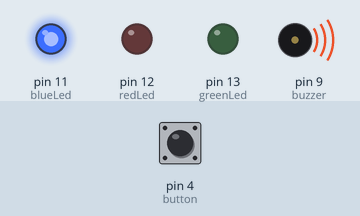
Simulated run of this sketch. Board: Arduino Uno, built with avr-gcc and run on an emulated ATmega328P. Parts: output pins drawn as LEDs (lit = HIGH), buzzer (waves = sounding, pin HIGH). The inputs (shaded band) are chosen by the test bench; at power-on: pin 4 (button) HIGH.

Above: at 0.1 s.
At 15.6 s:
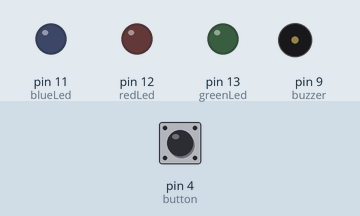
At 31.1 s:
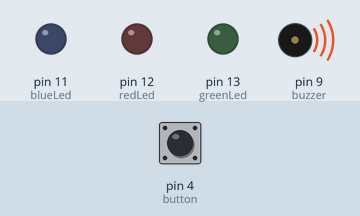
At 62.6 s:
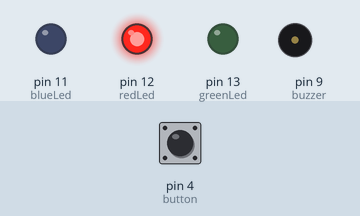
Timing chart, 0 to 64.1 s (numbered marks = the images above):
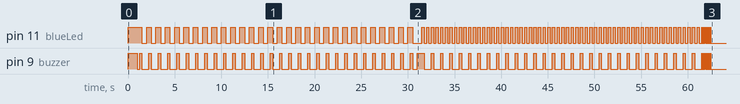

The sketch:

MotionSensor.ino
```cpp
/*
 *  AUTHOR: Domonkos Lakics
 *  Last modified: 2024. 12. 28.
 *  DESCRIPTION:
    This program is for a motion sensor.
    If the sensor detects movement, a green light flashes with a buzzer sound.
    You can turn it on and off by pressing the button.

*/

int redLed = 12;    // LED on Pin 11 of Arduino, feedback for ON/OFF state, the led shines when sensor is OFF.
int greenLed = 13;  // LED on Pin 13 of Arduino, feedback for motion sensor, shines when movement is detected
int blueLed = 11;   // LED on Pin 11 of Arduino, feedback for booting, flashes until booting is done
int buzzer = 9;     // Buzzer on Pin 9 of Arduino, audio feedback on everything
int button = 4;     // Button on Pin 11 of Arduino, toggle ON/OFF for sensor
int pirPin = 7;     // Input for HC-S501 Motion Sensor
int pirValue;       // Place to store read PIR Value
bool isOn;          // On/Off toggle for the motion sensor


void setup() {

  // Initializing pins
  pinMode(buzzer, OUTPUT);
  pinMode(redLed, OUTPUT);
  pinMode(greenLed, OUTPUT);
  pinMode(blueLed, OUTPUT);
  pinMode(button, INPUT_PULLUP);
  pinMode(pirPin, INPUT);
  digitalWrite(greenLed, LOW);
  digitalWrite(blueLed, HIGH);

  // 1 minute initialization of the sensor, so it doesn't send faulty signals.
  initializeMotionSensorFeedback();

  // Switching off by default
  digitalWrite(redLed, HIGH);
  digitalWrite(redLed, HIGH);

}

void loop() {


  // If the sensor is toggled ON
  if (isOn) {
    pirValue = digitalRead(pirPin);       // Reads the signal sent from the sensor
    digitalWrite(greenLed, pirValue);     // Green light flashes if sensor activated
    digitalWrite(buzzer, pirValue);       // Buzzer makes sound if sensor activated

  }

  // Switches from OFF to ON
  if (digitalRead(button) == LOW && !isOn) {
    isOn = true;
    digitalWrite(redLed, LOW);
    buzzerBeepBeep();
    delay(500);
  }
  // Switches from ON to OFF
  else if (digitalRead(button) == LOW && isOn) {
    isOn = false;
    digitalWrite(redLed, HIGH);
    buzzerBeepBeep();
    delay(500);
  }

}


// Additional functions


void initializeMotionSensorFeedback() {

  /*
      The motion sensor needs approx. a minute to initialize, because it would
      send faulty signals, so this function is called to make sure the loop
      doesn't start until the initialization is complete. The blue light and
      the buzzer give feedback on the booting process.
  */


  int seconds = 60;

  // First 30 seconds feedback, LED flashes every second

  digitalWrite(buzzer, HIGH);
  delay(1000);
  digitalWrite(buzzer, LOW);

  for (int i = 0; i < (seconds / 2); i++) {

    digitalWrite(blueLed, HIGH);
    delay(250);
    digitalWrite(buzzer, HIGH);
    delay(250);
    digitalWrite(buzzer, LOW);
    digitalWrite(blueLed, LOW);
    delay(500);

  }

  // Last 30 seconds feedback, led flashes every 0.5 second

  digitalWrite(buzzer, HIGH);
  delay(500);


  for (int i = 0; i < (seconds / 2); i++) {

    digitalWrite(blueLed, HIGH);
    digitalWrite(buzzer, HIGH);
    delay(250);
    digitalWrite(buzzer, LOW);
    digitalWrite(blueLed, LOW);
    delay(250);
    digitalWrite(blueLed, HIGH);
    delay(250);
    digitalWrite(blueLed, LOW);
    delay(250);
  }


  // Boot complete feedback, led flashes fast with buzzer ringing

  for (int i = 0; i < 10; i++) {
    digitalWrite(blueLed, HIGH);
    digitalWrite(buzzer, HIGH);
    delay(50);
    digitalWrite(blueLed, LOW);
    digitalWrite(buzzer, LOW);
    delay(50);
  }

  // Funtion complete
}


void buzzerBeepBeep() {

  // Buzzer does 3 small beeps

  for (int i = 0; i < 3; i++) {
    digitalWrite(buzzer, HIGH);
    delay(50);
    digitalWrite(buzzer, LOW);
    delay(50);
  }
}
```
